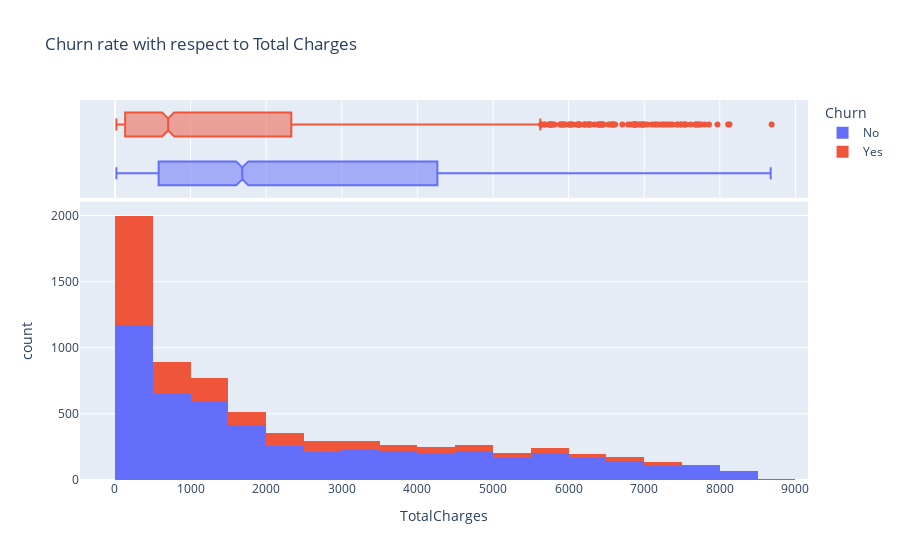

The notebook cell saved with this chart:
### Code cell
# Plot histogram for TotalCharges with respect to churn
fig = px.histogram(data, x='TotalCharges', color='Churn', marginal='box', nbins=20, title='Churn rate with respect to Total Charges')
fig.show()

# NOTE: Customers with lower total charges are more likely to churn. This could be
# because they are new customers which is shown in the tenure histogram to be more
# likely to churn.

### Figure 1 — Plotly figure (JSON) as saved in the notebook; plotly's stock layout.template omitted (floating-point values rounded to 4 significant figures; data arrays with more than 128 entries replaced by an {"elided": "..."} marker saying what was removed)
{"data": [{"alignmentgroup": "True", "bingroup": "x", "hovertemplate": "Churn=No<br>TotalCharges=%{x}<br>count=%{y}<extra></extra>", "legendgroup": "No", "marker": {"color": "#636efa", "pattern": {"shape": ""}}, "name": "No", "nbinsx": 20, "offsetgroup": "No", "orientation": "v", "showlegend": true, "type": "histogram", "x": {"elided": "5163 float values"}, "xaxis": "x", "yaxis": "y"}, {"alignmentgroup": "True", "hovertemplate": "Churn=No<br>TotalCharges=%{x}<extra></extra>", "legendgroup": "No", "marker": {"color": "#636efa"}, "name": "No", "notched": true, "offsetgroup": "No", "showlegend": false, "type": "box", "x": {"elided": "5163 float values"}, "xaxis": "x2", "yaxis": "y2"}, {"alignmentgroup": "True", "bingroup": "x", "hovertemplate": "Churn=Yes<br>TotalCharges=%{x}<br>count=%{y}<extra></extra>", "legendgroup": "Yes", "marker": {"color": "#EF553B", "pattern": {"shape": ""}}, "name": "Yes", "nbinsx": 20, "offsetgroup": "Yes", "orientation": "v", "showlegend": true, "type": "histogram", "x": {"elided": "1869 float values"}, "xaxis": "x", "yaxis": "y"}, {"alignmentgroup": "True", "hovertemplate": "Churn=Yes<br>TotalCharges=%{x}<extra></extra>", "legendgroup": "Yes", "marker": {"color": "#EF553B"}, "name": "Yes", "notched": true, "offsetgroup": "Yes", "showlegend": false, "type": "box", "x": {"elided": "1869 float values"}, "xaxis": "x2", "yaxis": "y2"}], "layout": {"barmode": "relative", "legend": {"title": {"text": "Churn"}, "tracegroupgap": 0}, "title": {"text": "Churn rate with respect to Total Charges"}, "xaxis": {"anchor": "y", "domain": [0, 1], "title": {"text": "TotalCharges"}}, "xaxis2": {"anchor": "y2", "domain": [0, 1], "matches": "x", "showgrid": true, "showticklabels": false}, "yaxis": {"anchor": "x", "domain": [0, 0.7326], "title": {"text": "count"}}, "yaxis2": {"anchor": "x2", "domain": [0.7426, 1], "matches": "y2", "showgrid": false, "showline": false, "showticklabels": false, "ticks": ""}}}
